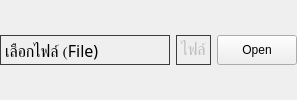
           <widget class="QWidget" name="widget" native="true">
            <layout class="QHBoxLayout" name="horizontalLayout_2">
             <property name="leftMargin">
              <number>0</number>
             </property>
             <property name="topMargin">
              <number>0</number>
             </property>
             <property name="rightMargin">
              <number>0</number>
             </property>
             <property name="bottomMargin">
              <number>0</number>
             </property>
             <item>
              <widget class="QLabel" name="label_6">
               <property name="minimumSize">
                <size>
                 <width>170</width>
                 <height>30</height>
                </size>
               </property>
               <property name="maximumSize">
                <size>
                 <width>170</width>
                 <height>30</height>
                </size>
               </property>
               <property name="font">
                <font>
                 <family>Sarabun</family>
                 <pointsize>12</pointsize>
                </font>
               </property>
               <property name="styleSheet">
                <string notr="true">border: 1px solid rgb(60,60,60);
border-radius: 0px;</string>
               </property>
               <property name="text">
                <string>เลือกไฟล์ (File)</string>
               </property>
              </widget>
             </item>
             <item>
              <widget class="QLabel" name="flieName">
               <property name="minimumSize">
                <size>
                 <width>0</width>
                 <height>30</height>
                </size>
               </property>
               <property name="maximumSize">
                <size>
                 <width>16777215</width>
                 <height>30</height>
                </size>
               </property>
               <property name="font">
                <font>
                 <family>Sarabun</family>
                 <pointsize>12</pointsize>
                </font>
               </property>
               <property name="styleSheet">
                <string notr="true">border: 1px solid rgb(60,60,60);
border-radius: 0px;
color:rgb(190, 190, 190);</string>
               </property>
               <property name="text">
                <string>ไฟล์</string>
               </property>
              </widget>
             </item>
             <item>
              <widget class="QPushButton" name="pushButton">
               <property name="minimumSize">
                <size>
                 <width>80</width>
                 <height>30</height>
                </size>
               </property>
               <property name="maximumSize">
                <size>
                 <width>80</width>
                 <height>30</height>
                </size>
               </property>
               <property name="styleSheet">
                <string notr="true"/>
               </property>
               <property name="text">
                <string>Open</string>
               </property>
               <property name="icon">
                <iconset>
                 <normaloff>../../.designer/backup/icon/icons8-opened-folder-50.png</normaloff>../../.designer/backup/icon/icons8-opened-folder-50.png</iconset>
               </property>
              </widget>
             </item>
            </layout>
           </widget>
